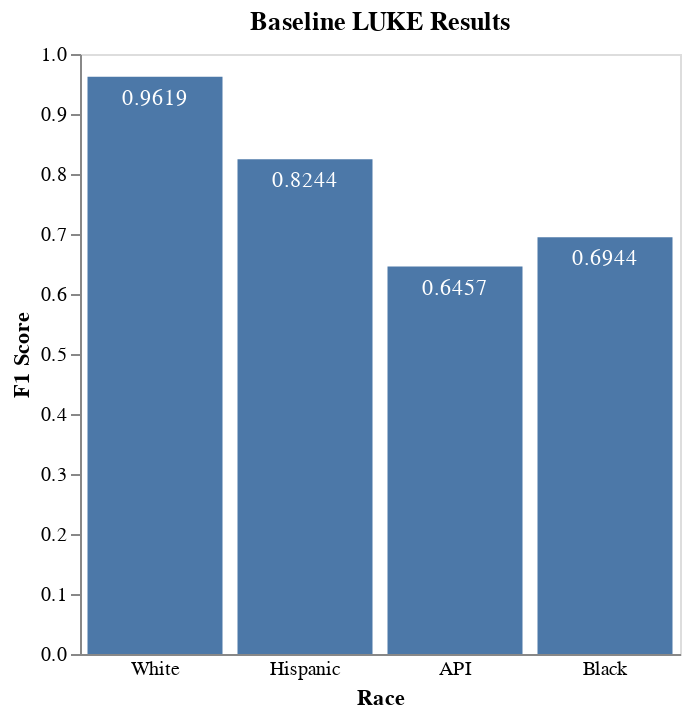
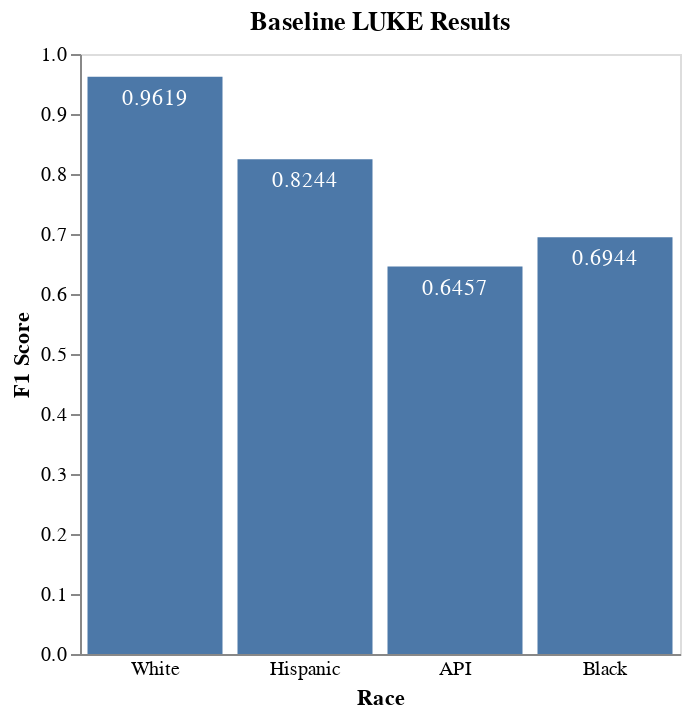

These figures' notebook cell, in order:
### Code cell
luke_baseline_chart

### Figure 1 — Vega-Lite specification as saved in the notebook (floating-point values rounded to 4 significant figures)
{"config": {"view": {"continuousWidth": 400, "continuousHeight": 300}, "axis": {"grid": false}}, "layer": [{"mark": "bar", "encoding": {"x": {"type": "ordinal", "axis": {"labelAngle": 0, "ticks": false}, "field": "Race", "sort": ["White", "Hispanic", "API", "Black"]}, "y": {"type": "quantitative", "axis": {"labelAngle": 0}, "field": "Score", "title": "F1 Score"}}}, {"mark": {"type": "text", "align": "center", "baseline": "top", "color": "white", "dy": 5}, "encoding": {"text": {"type": "quantitative", "field": "Score"}, "x": {"type": "ordinal", "axis": {"labelAngle": 0, "ticks": false}, "field": "Race", "sort": ["White", "Hispanic", "API", "Black"]}, "y": {"type": "quantitative", "axis": {"labelAngle": 0}, "field": "Score", "title": "F1 Score"}}}], "data": {"name": "data-9fe84c617b9d672fbbaf1350d3a63a39"}, "height": 300, "title": "Baseline LUKE Results", "width": 300, "$schema": "https://vega.github.io/schema/vega-lite/v4.8.1.json", "datasets": {"data-9fe84c617b9d672fbbaf1350d3a63a39": [{"Model": "LUKE-Baseline", "Race": "White", "Test Set": "curated-test-white", "Metric": "F1-PER", "Score": 0.9619}, {"Model": "LUKE-Baseline", "Race": "Black", "Test Set": "curated-test-black", "Metric": "F1-PER", "Score": 0.6944}, {"Model": "LUKE-Baseline", "Race": "API", "Test Set": "curated-test-api", "Metric": "F1-PER", "Score": 0.6457}, {"Model": "LUKE-Baseline", "Race": "Hispanic", "Test Set": "curated-test-hispanic", "Metric": "F1-PER", "Score": 0.8244}]}}

### Figure 2 — Vega-Lite specification as saved in the notebook (floating-point values rounded to 4 significant figures)
{"config": {"view": {"continuousWidth": 400, "continuousHeight": 300}, "axis": {"grid": false}}, "layer": [{"mark": "bar", "encoding": {"x": {"type": "ordinal", "axis": {"labelAngle": 0, "ticks": false}, "field": "Race", "sort": ["White", "Hispanic", "API", "Black"]}, "y": {"type": "quantitative", "axis": {"labelAngle": 0}, "field": "Score", "title": "F1 Score"}}}, {"mark": {"type": "text", "align": "center", "baseline": "top", "color": "white", "dy": 5}, "encoding": {"text": {"type": "quantitative", "field": "Score"}, "x": {"type": "ordinal", "axis": {"labelAngle": 0, "ticks": false}, "field": "Race", "sort": ["White", "Hispanic", "API", "Black"]}, "y": {"type": "quantitative", "axis": {"labelAngle": 0}, "field": "Score", "title": "F1 Score"}}}], "data": {"name": "data-9fe84c617b9d672fbbaf1350d3a63a39"}, "height": 300, "title": "Baseline LUKE Results", "width": 300, "$schema": "https://vega.github.io/schema/vega-lite/v4.8.1.json", "datasets": {"data-9fe84c617b9d672fbbaf1350d3a63a39": [{"Model": "LUKE-Baseline", "Race": "White", "Test Set": "curated-test-white", "Metric": "F1-PER", "Score": 0.9619}, {"Model": "LUKE-Baseline", "Race": "Black", "Test Set": "curated-test-black", "Metric": "F1-PER", "Score": 0.6944}, {"Model": "LUKE-Baseline", "Race": "API", "Test Set": "curated-test-api", "Metric": "F1-PER", "Score": 0.6457}, {"Model": "LUKE-Baseline", "Race": "Hispanic", "Test Set": "curated-test-hispanic", "Metric": "F1-PER", "Score": 0.8244}]}}
